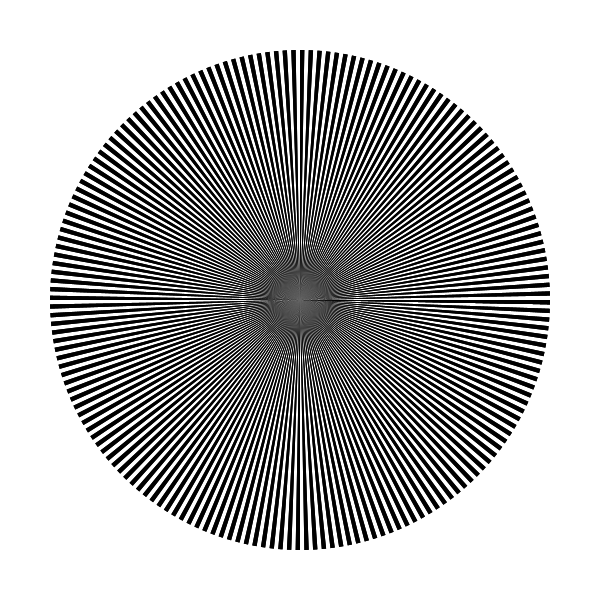
Frame 1 (no input)
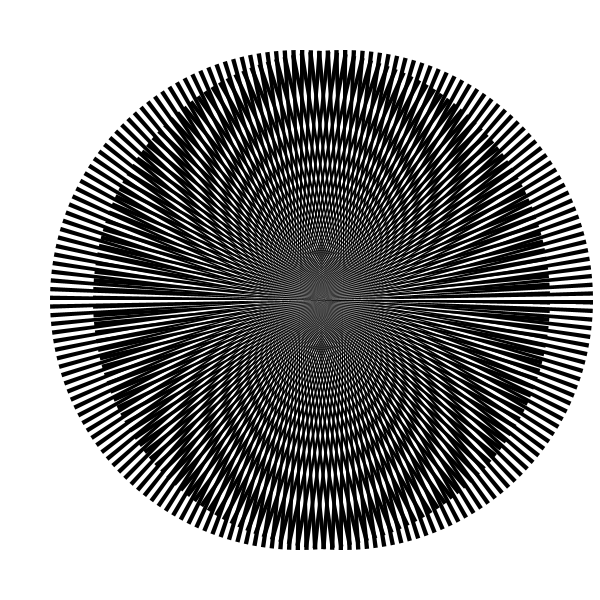
Frame 60 (the mouse pressed at the canvas centre just before this capture)
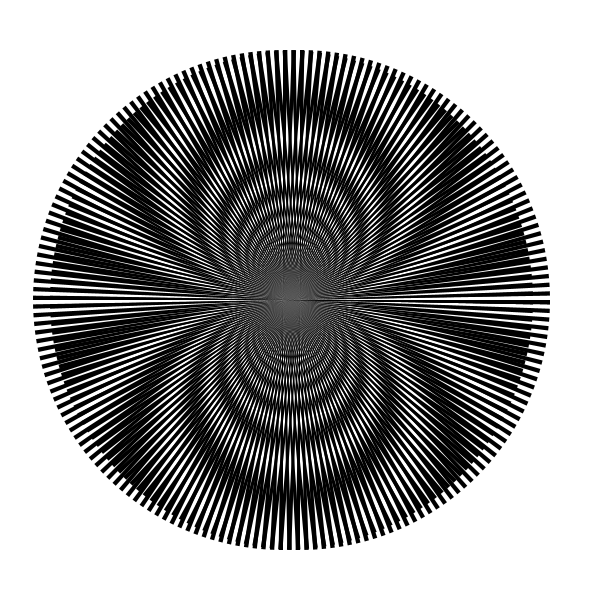
Frame 120 (the mouse held since frame 60 and released just before this capture)

The Processing sketch that drew these frames (run headless with seeded random() and noise(); from frame 60 on, the mouse is pressed at the canvas centre):

// Processing sketch: genuary23
// ── genuary23.pde
// #genuary2023
// #genuary23

// JAN. 23: More Moiré
// Code by: khanhf-ng820

int xoff = 0;
int xadd = 1;

void setup() {
  size(600, 600);
}

void draw() {
  background(255);
  
  noStroke();
  fill(0);
  for (int a = 0; a <= 360; a += 2) {
    push();
    translate(width/2, height/2);
    triangle(0, 0, 250*cos(radians(a)), 250*sin(radians(a)), 250*cos(radians(a+1)), 250*sin(radians(a+1)));
    translate(xoff, 0);
    triangle(0, 0, 250*cos(radians(a)), 250*sin(radians(a)), 250*cos(radians(a+1)), 250*sin(radians(a+1)));
    pop();
  }
  
  if (xoff > 50) {
    xadd *= -1;
  } else if (xoff < -50) {
    xadd *= -1;
  }
  xoff += xadd;
}
